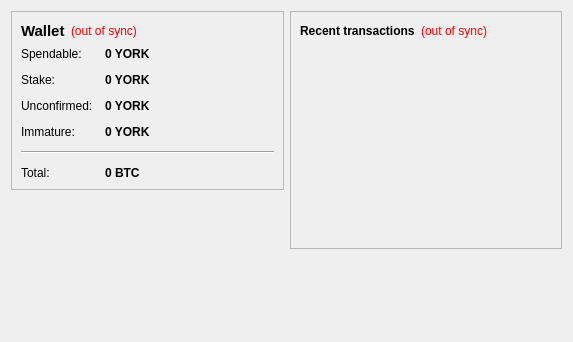
<?xml version="1.0" encoding="UTF-8"?>
<ui version="4.0">
 <class>OverviewPage</class>
 <widget class="QWidget" name="OverviewPage">
  <property name="geometry">
   <rect>
    <x>0</x>
    <y>0</y>
    <width>573</width>
    <height>342</height>
   </rect>
  </property>
  <property name="windowTitle">
   <string>Form</string>
  </property>
  <layout class="QHBoxLayout" name="horizontalLayout" stretch="1,1">
   <item>
    <layout class="QVBoxLayout" name="verticalLayout_2">
     <item>
      <widget class="QFrame" name="frame">
       <property name="frameShape">
        <enum>QFrame::StyledPanel</enum>
       </property>
       <property name="frameShadow">
        <enum>QFrame::Raised</enum>
       </property>
       <layout class="QVBoxLayout" name="verticalLayout_4">
        <item>
         <layout class="QHBoxLayout" name="horizontalLayout_4">
          <item>
           <widget class="QLabel" name="label_5">
            <property name="font">
             <font>
              <pointsize>11</pointsize>
              <weight>75</weight>
              <bold>true</bold>
             </font>
            </property>
            <property name="text">
             <string>Wallet</string>
            </property>
           </widget>
          </item>
          <item>
           <widget class="QLabel" name="labelWalletStatus">
            <property name="toolTip">
             <string>The displayed information may be out of date. Your wallet automatically synchronizes with the NewYorkcity network after a connection is established, but this process has not completed yet.</string>
            </property>
            <property name="styleSheet">
             <string notr="true">QLabel { color: red; }</string>
            </property>
            <property name="text">
             <string notr="true">(out of sync)</string>
            </property>
            <property name="alignment">
             <set>Qt::AlignLeading|Qt::AlignLeft|Qt::AlignVCenter</set>
            </property>
           </widget>
          </item>
          <item>
           <spacer name="horizontalSpacer_2">
            <property name="orientation">
             <enum>Qt::Horizontal</enum>
            </property>
            <property name="sizeHint" stdset="0">
             <size>
              <width>40</width>
              <height>20</height>
             </size>
            </property>
           </spacer>
          </item>
         </layout>
        </item>
        <item>
         <layout class="QFormLayout" name="formLayout_2">
          <property name="fieldGrowthPolicy">
           <enum>QFormLayout::AllNonFixedFieldsGrow</enum>
          </property>
          <property name="horizontalSpacing">
           <number>12</number>
          </property>
          <property name="verticalSpacing">
           <number>12</number>
          </property>
          <item row="0" column="0">
           <widget class="QLabel" name="label">
            <property name="text">
             <string>Spendable:</string>
            </property>
           </widget>
          </item>
          <item row="0" column="1">
           <widget class="QLabel" name="labelBalance">
            <property name="font">
             <font>
              <weight>75</weight>
              <bold>true</bold>
             </font>
            </property>
            <property name="cursor">
             <cursorShape>IBeamCursor</cursorShape>
            </property>
            <property name="toolTip">
             <string>Your current spendable balance</string>
            </property>
            <property name="text">
             <string notr="true">0 YORK</string>
            </property>
            <property name="textInteractionFlags">
             <set>Qt::LinksAccessibleByMouse|Qt::TextSelectableByKeyboard|Qt::TextSelectableByMouse</set>
            </property>
           </widget>
          </item>
          <item row="1" column="0">
           <widget class="QLabel" name="label_6">
            <property name="text">
             <string>Stake:</string>
            </property>
           </widget>
          </item>
          <item row="1" column="1">
           <widget class="QLabel" name="labelStake">
            <property name="font">
             <font>
              <weight>75</weight>
              <bold>true</bold>
             </font>
            </property>
            <property name="cursor">
             <cursorShape>IBeamCursor</cursorShape>
            </property>
            <property name="toolTip">
             <string>Total of coins that was staked, and do not yet count toward the current balance</string>
            </property>
            <property name="text">
             <string notr="true">0 YORK</string>
            </property>
            <property name="textInteractionFlags">
             <set>Qt::LinksAccessibleByMouse|Qt::TextSelectableByKeyboard|Qt::TextSelectableByMouse</set>
            </property>
           </widget>
          </item>
          <item row="2" column="0">
           <widget class="QLabel" name="label_3">
            <property name="text">
             <string>Unconfirmed:</string>
            </property>
           </widget>
          </item>
          <item row="2" column="1">
           <widget class="QLabel" name="labelUnconfirmed">
            <property name="font">
             <font>
              <weight>75</weight>
              <bold>true</bold>
             </font>
            </property>
            <property name="cursor">
             <cursorShape>IBeamCursor</cursorShape>
            </property>
            <property name="toolTip">
             <string>Total of transactions that have yet to be confirmed, and do not yet count toward the current balance</string>
            </property>
            <property name="text">
             <string notr="true">0 YORK</string>
            </property>
            <property name="textInteractionFlags">
             <set>Qt::LinksAccessibleByMouse|Qt::TextSelectableByKeyboard|Qt::TextSelectableByMouse</set>
            </property>
           </widget>
          </item>
          <item row="3" column="0">
           <widget class="QLabel" name="labelImmatureText">
            <property name="text">
             <string>Immature:</string>
            </property>
           </widget>
          </item>
          <item row="3" column="1">
           <widget class="QLabel" name="labelImmature">
            <property name="font">
             <font>
              <weight>75</weight>
              <bold>true</bold>
             </font>
            </property>
            <property name="toolTip">
             <string>Mined balance that has not yet matured</string>
            </property>
            <property name="text">
             <string notr="true">0 YORK</string>
            </property>
            <property name="textInteractionFlags">
             <set>Qt::LinksAccessibleByMouse|Qt::TextSelectableByKeyboard|Qt::TextSelectableByMouse</set>
            </property>
           </widget>
          </item>
          <item row="4" column="0" colspan="2">
           <widget class="Line" name="line">
            <property name="orientation">
             <enum>Qt::Horizontal</enum>
            </property>
           </widget>
          </item>
          <item row="5" column="0">
           <widget class="QLabel" name="labelTotalText">
            <property name="text">
             <string>Total:</string>
            </property>
           </widget>
          </item>
          <item row="5" column="1">
           <widget class="QLabel" name="labelTotal">
            <property name="font">
             <font>
              <weight>75</weight>
              <bold>true</bold>
             </font>
            </property>
            <property name="cursor">
             <cursorShape>IBeamCursor</cursorShape>
            </property>
            <property name="toolTip">
             <string>Your current total balance</string>
            </property>
            <property name="text">
             <string notr="true">0 BTC</string>
            </property>
            <property name="textInteractionFlags">
             <set>Qt::LinksAccessibleByMouse|Qt::TextSelectableByKeyboard|Qt::TextSelectableByMouse</set>
            </property>
           </widget>
          </item>
         </layout>
        </item>
       </layout>
      </widget>
     </item>
     <item>
      <spacer name="verticalSpacer">
       <property name="orientation">
        <enum>Qt::Vertical</enum>
       </property>
       <property name="sizeHint" stdset="0">
        <size>
         <width>20</width>
         <height>40</height>
        </size>
       </property>
      </spacer>
     </item>
    </layout>
   </item>
   <item>
    <layout class="QVBoxLayout" name="verticalLayout_3">
     <item>
      <widget class="QFrame" name="frame_2">
       <property name="frameShape">
        <enum>QFrame::StyledPanel</enum>
       </property>
       <property name="frameShadow">
        <enum>QFrame::Raised</enum>
       </property>
       <layout class="QVBoxLayout" name="verticalLayout">
        <item>
         <layout class="QHBoxLayout" name="horizontalLayout_2">
          <item>
           <widget class="QLabel" name="label_4">
            <property name="text">
             <string>&lt;b&gt;Recent transactions&lt;/b&gt;</string>
            </property>
           </widget>
          </item>
          <item>
           <widget class="QLabel" name="labelTransactionsStatus">
            <property name="toolTip">
             <string>The displayed information may be out of date. Your wallet automatically synchronizes with the NewYorkcity network after a connection is established, but this process has not completed yet.</string>
            </property>
            <property name="styleSheet">
             <string notr="true">QLabel { color: red; }</string>
            </property>
            <property name="text">
             <string notr="true">(out of sync)</string>
            </property>
            <property name="alignment">
             <set>Qt::AlignRight|Qt::AlignTrailing|Qt::AlignVCenter</set>
            </property>
           </widget>
          </item>
          <item>
           <spacer name="horizontalSpacer">
            <property name="orientation">
             <enum>Qt::Horizontal</enum>
            </property>
            <property name="sizeHint" stdset="0">
             <size>
              <width>40</width>
              <height>20</height>
             </size>
            </property>
           </spacer>
          </item>
         </layout>
        </item>
        <item>
         <widget class="QListView" name="listTransactions">
          <property name="styleSheet">
           <string notr="true">QListView { background: transparent; }</string>
          </property>
          <property name="frameShape">
           <enum>QFrame::NoFrame</enum>
          </property>
          <property name="verticalScrollBarPolicy">
           <enum>Qt::ScrollBarAlwaysOff</enum>
          </property>
          <property name="horizontalScrollBarPolicy">
           <enum>Qt::ScrollBarAlwaysOff</enum>
          </property>
          <property name="selectionMode">
           <enum>QAbstractItemView::NoSelection</enum>
          </property>
         </widget>
        </item>
       </layout>
      </widget>
     </item>
     <item>
      <spacer name="verticalSpacer_2">
       <property name="orientation">
        <enum>Qt::Vertical</enum>
       </property>
       <property name="sizeHint" stdset="0">
        <size>
         <width>20</width>
         <height>40</height>
        </size>
       </property>
      </spacer>
     </item>
    </layout>
   </item>
  </layout>
 </widget>
 <resources/>
 <connections/>
</ui>
